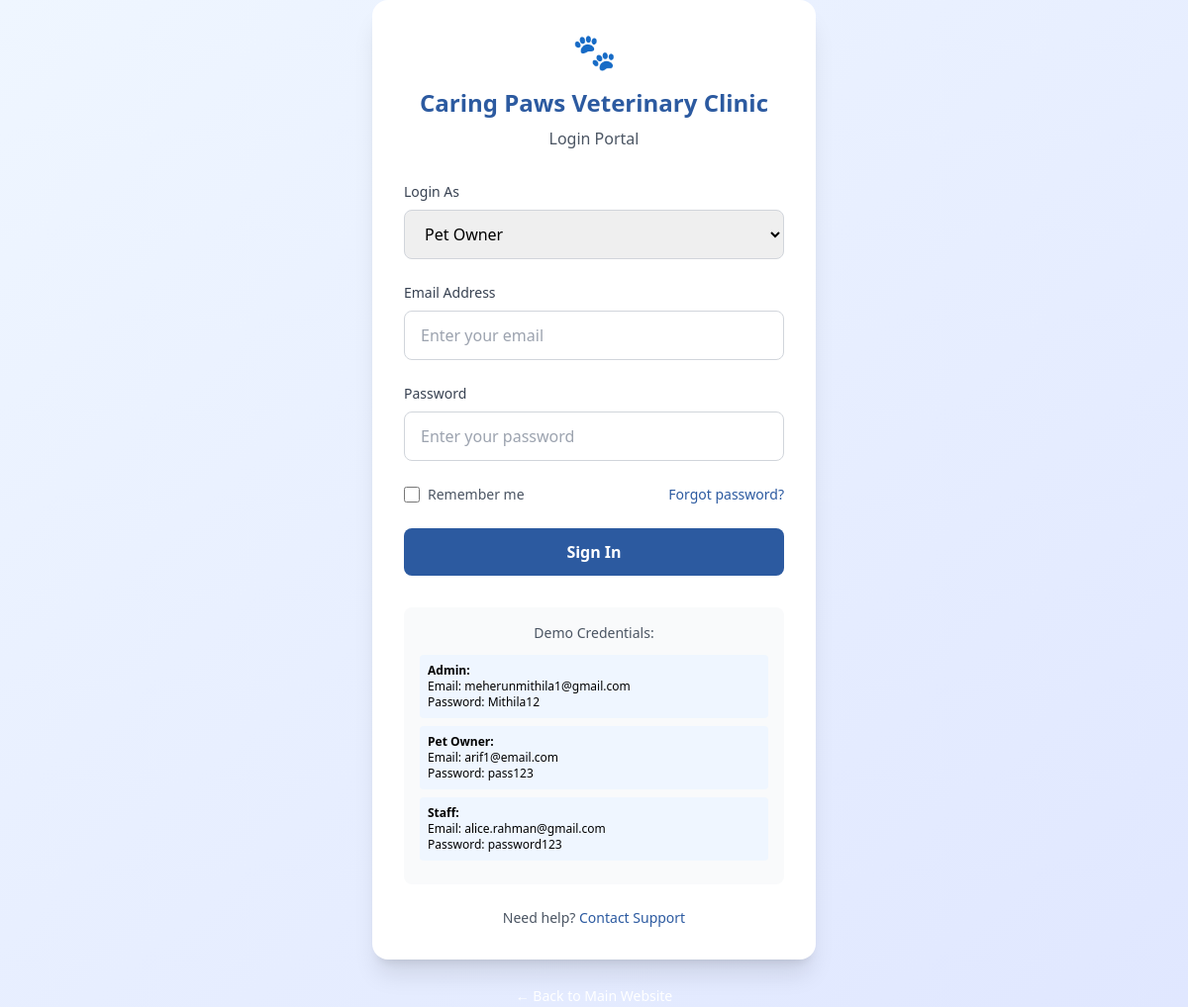
The page / on the database its author committed.
### tables this page shows
CREATE TABLE `users` (
  `user_id` int(11) NOT NULL,
  `name` varchar(100) DEFAULT NULL,
  `email` varchar(100) DEFAULT NULL,
  `phone` varchar(20) DEFAULT NULL,
  `password` varchar(255) DEFAULT NULL,
  `address` text DEFAULT NULL
);

CREATE TABLE `staff` (
  `staff_id` int(11) NOT NULL,
  `name` varchar(100) DEFAULT NULL,
  `role` varchar(50) DEFAULT NULL,
  `email` varchar(100) DEFAULT NULL,
  `password` varchar(255) DEFAULT NULL
);

### index.php (the view, shortened to what this page needs)
<?php
$clinic_name = "Caring Paws Veterinary Clinic";
require_once 'config.php';
$demo_users = [];
try {
    if (isset($pdo)) {
        $stmt = $pdo->query("SELECT name, email, password FROM admin WHERE name LIKE '%Mithila%' OR name LIKE '%mithila%' LIMIT 1");
        $admin = $stmt->fetch(PDO::FETCH_ASSOC);
        if ($admin) {
            $demo_users['admin'] = $admin;
        } else {
            $stmt = $pdo->query("SELECT name, email, password FROM admin LIMIT 1");
            $admin = $stmt->fetch(PDO::FETCH_ASSOC);
            if ($admin) $demo_users['admin'] = $admin;
        }
        $stmt = $pdo->query("SELECT name, email, password FROM users LIMIT 1");
        $user = $stmt->fetch(PDO::FETCH_ASSOC);
        if ($user) $demo_users['user'] = $user;
        $stmt = $pdo->query("SELECT name, email, password FROM staff LIMIT 1");
        $staff = $stmt->fetch(PDO::FETCH_ASSOC);
        if ($staff) $demo_users['staff'] = $staff;
    }
} catch(PDOException $e) {
}
?>
<!DOCTYPE html>
<html lang="en">
<head>
    <script src="https://cdn.tailwindcss.com"></script>
</head>
<body class="bg-gradient-to-br from-blue-50 to-indigo-100 min-h-screen flex items-center justify-center">
    <div class="max-w-md w-full mx-4">
        <div class="bg-white rounded-2xl shadow-xl p-8">
            <div class="text-center mb-8">
                <div class="text-4xl mb-4">🐾</div>
                <h1 class="text-2xl font-bold text-vet-blue mb-2"><?php echo $clinic_name; ?></h1>
                <p class="text-gray-600">Login Portal</p>
            </div>
            <form method="POST" class="space-y-6">
                <div>
                    <label class="block text-sm font-medium text-gray-700 mb-2">Login As</label>
                    <select name="user_type" class="w-full px-4 py-3 border border-gray-300 rounded-lg focus:ring-2 focus:ring-vet-blue focus:border-transparent outline-none transition-all">
                        <option value="user" <?php echo (($_POST['user_type'] ?? 'user') === 'user') ? 'selected' : ''; ?>>Pet Owner</option>
                    </select>
                </div>
                <div>
                    <label for="email" class="block text-sm font-medium text-gray-700 mb-2">
                        Email Address
                    </label>
                    <input
                        type="email"
                        id="email"
                        name="email"
                        value="<?php echo htmlspecialchars($_POST['email'] ?? ''); ?>"
                        class="w-full px-4 py-3 border border-gray-300 rounded-lg focus:ring-2 focus:ring-vet-blue focus:border-transparent outline-none transition-all"
                        placeholder="Enter your email"
                        required
                    >
                </div>
                <div>
                    <label for="password" class="block text-sm font-medium text-gray-700 mb-2">
                        Password
                    </label>
                    <input
                        type="password"
                        id="password"
                        name="password"
                        class="w-full px-4 py-3 border border-gray-300 rounded-lg focus:ring-2 focus:ring-vet-blue focus:border-transparent outline-none transition-all"
                        placeholder="Enter your password"
                        required
                    >
                </div>
                <div class="flex items-center justify-between">
                    <label class="flex items-center">
                        <input type="checkbox" class="w-4 h-4 text-vet-blue bg-gray-100 border-gray-300 rounded focus:ring-vet-blue">
                        <span class="ml-2 text-sm text-gray-600">Remember me</span>
                    </label>
                    <a href="#" class="text-sm text-vet-blue hover:text-vet-dark-blue transition-colors">
                        Forgot password?
                    </a>
                </div>
                <button
                    type="submit"
                    class="w-full bg-vet-blue hover:bg-vet-dark-blue text-white font-semibold py-3 px-4 rounded-lg transition-colors duration-200"
                >
                    Sign In
                </button>
            </form>
            <?php if (!empty($demo_users)): ?>
            <div class="mt-8 p-4 bg-gray-50 rounded-lg">
                <p class="text-sm text-gray-600 text-center mb-3">Demo Credentials:</p>
                <?php if (isset($demo_users['admin'])): ?>
                <div class="mb-2 p-2 bg-blue-50 rounded text-xs">
                    <strong>Admin:</strong><br>
                    Email: <?php echo htmlspecialchars($demo_users['admin']['email']); ?><br>
                    Password: <?php echo htmlspecialchars($demo_users['admin']['password']); ?>
                </div>
                <?php endif; ?>
                <?php if (isset($demo_users['user'])): ?>
                <div class="mb-2 p-2 bg-blue-50 rounded text-xs">
                    <strong>Pet Owner:</strong><br>
                    Email: <?php echo htmlspecialchars($demo_users['user']['email']); ?><br>
                    Password: <?php echo htmlspecialchars($demo_users['user']['password']); ?>
                </div>
                <?php endif; ?>
                <?php if (isset($demo_users['staff'])): ?>
                <div class="mb-2 p-2 bg-blue-50 rounded text-xs">
                    <strong>Staff:</strong><br>
                    Email: <?php echo htmlspecialchars($demo_users['staff']['email']); ?><br>
                    Password: <?php echo htmlspecialchars($demo_users['staff']['password']); ?>
                </div>
                <?php endif; ?>
            </div>
            <?php endif; ?>
            <div class="mt-6 text-center">
                <p class="text-sm text-gray-600">
                    Need help?
                    <a href="#" class="text-vet-blue hover:text-vet-dark-blue transition-colors">Contact Support</a>
                </p>
            </div>
        </div>
        <div class="text-center mt-6">
            <a href="#" class="text-white hover:text-blue-200 transition-colors text-sm">
                ← Back to Main Website
            </a>
        </div>
    </div>
</body>
</html>

### rows shown on the page
users: email "arif1@email.com", password "pass123"
staff: email "alice.rahman@gmail.com", password "password123"

### other values the page prints
$clinic_name "Caring Paws Veterinary Clinic"
$demo_users['admin']['email'] "meherunmithila1@gmail.com"
$demo_users['admin']['password'] "Mithila12"
